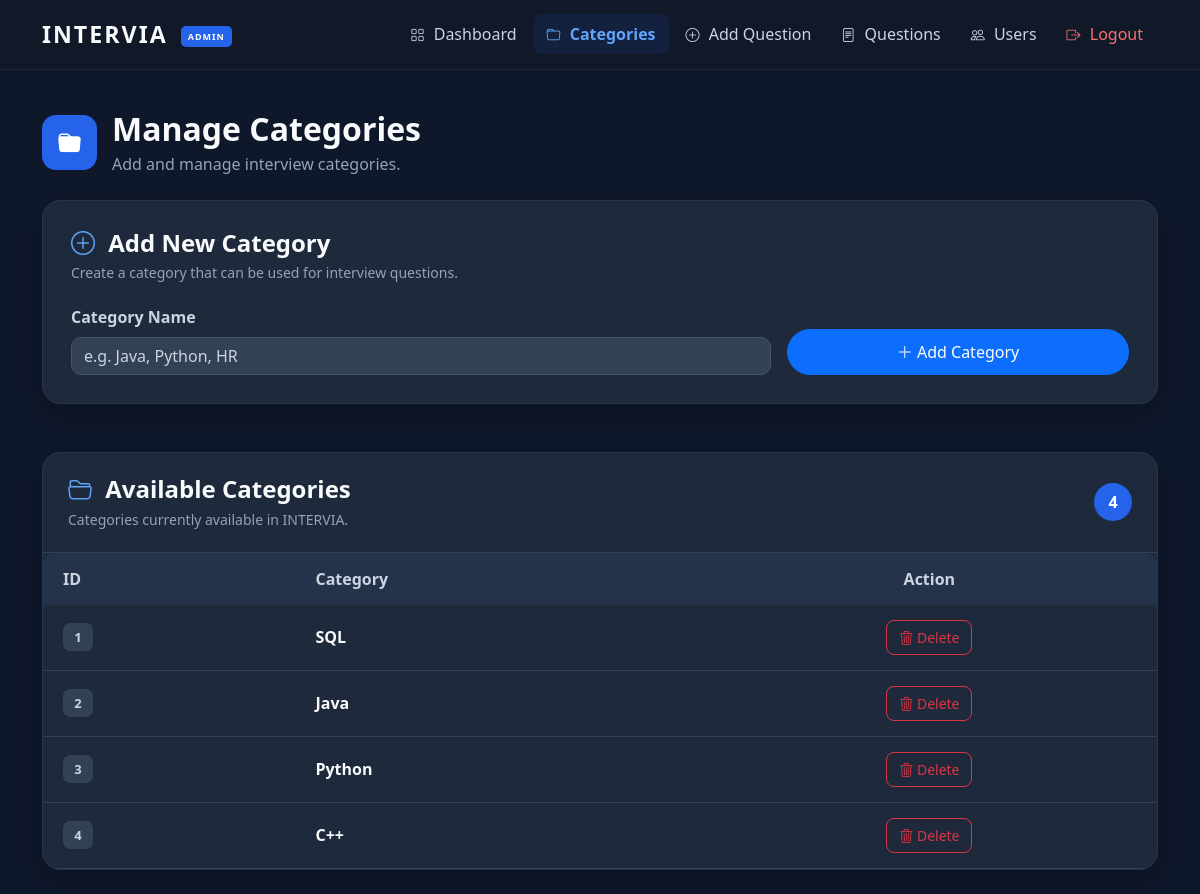
The app's page /admin/categories (signed in) with its own data.
### app/models.py (models this page shows)
class Category(db.Model):
    __tablename__ = "categories"
    id = db.Column(db.Integer, primary_key=True)
    category_name = db.Column(
        db.String(100),
        unique=True,
        nullable=False
    )

### app/routes.py (the view, shortened to what this page needs)
@main.route("/admin/categories", methods=["GET", "POST"])
def categories():
    if "user" not in session:
        return redirect(url_for("main.login"))
    user = User.query.filter_by(username=session["user"]).first()
    if user.role != "admin":
        return "Access Denied!"
    categories = Category.query.all()
    return render_template(
        "category.html",
        categories=categories
    )

### app/templates/category.html (shortened to what this page needs)
{% extends "base.html" %}
{% block content %}
<div class="container py-4">
    <div class="admin-page-header mb-4">
        <div>
            <div class="page-icon blue">
                <i class="bi bi-folder-fill"></i>
            </div>
            <div>
                <h2>Manage Categories</h2>
                <p>Add and manage interview categories.</p>
            </div>
        </div>
    </div>
    <div class="admin-form-card mb-5">
        <h4 class="mb-1">
            <i class="bi bi-plus-circle"></i>
            Add New Category
        </h4>
        <p class="form-description">
            Create a category that can be used for interview questions.
        </p>
        <form method="POST">
            <div class="row g-3 align-items-end">
                <div class="col-12 col-md-8">
                    <label class="form-label">
                        Category Name
                    </label>
                    <input
                        type="text"
                        name="category"
                        class="form-control"
                        placeholder="e.g. Java, Python, HR"
                        required
                    >
                </div>
                <div class="col-12 col-md-4">
                    <button class="btn btn-primary w-100">
                        <i class="bi bi-plus-lg"></i>
                        Add Category
                    </button>
                </div>
            </div>
        </form>
    </div>
    <div class="admin-list-card">
        <div class="list-header">
            <div>
                <h4>
                    <i class="bi bi-folder2-open"></i>
                    Available Categories
                </h4>
                <p>
                    Categories currently available in INTERVIA.
                </p>
            </div>
            <span class="category-count">
                {{ categories|length }}
            </span>
        </div>
        {% if categories %}
        <div class="table-responsive">
            <table class="table category-table mb-0">
                <thead>
                    <tr>
                        <th>ID</th>
                        <th>Category</th>
                        <th class="text-center">Action</th>
                    </tr>
                </thead>
                <tbody>
                    {% for category in categories %}
                    <tr>
                        <td>
                            <span class="id-badge">
                                {{ category.id }}
                            </span>
                        </td>
                        <td>
                            <strong>{{ category.category_name }}</strong>
                        </td>
                        <td class="text-center">
                            <a href="{{ url_for('main.delete_category', id=category.id) }}"
                            class="btn btn-sm btn-outline-danger"
                            onclick="return confirm('Are you sure you want to delete this category?');">
                                <i class="bi bi-trash3"></i>
                                    Delete
                            </a>
                        </td>
                    </tr>
                    {% endfor %}
                </tbody>
            </table>
        </div>
        {% endif %}
    </div>
</div>
{% endblock %}

### app/static/css/style.css (style rules this page uses)
body { background:#0f172a; color:#f8fafc; }
.btn { border-radius:30px; padding:10px 25px; transition:.3s; }
.form-control { background:#334155; border:1px solid #475569; color:white; }
.form-control::placeholder { color:#cbd5e1; }
.table { border-radius:12px; overflow:hidden; }
.table thead th { background:#24324a !important; color:#ffffff !important; border-color:#334155; }
.table tbody td { background:#ffffff; color:#212529; padding:16px; }
.table td, .table th { vertical-align: middle; padding: 12px 16px; }
.admin-page-header { display: flex; align-items: center; }
.admin-page-header > div { display: flex; align-items: center; gap: 15px; }
.admin-page-header h2 { margin: 0; font-weight: 800; color: #f8fafc; }
.admin-page-header p { margin: 4px 0 0; color: #94a3b8; }
.page-icon { width: 55px; height: 55px; border-radius: 14px; display: flex; justify-content: center; align-items: center; color: white; font-size: 23px; flex-shrink: 0; }
.page-icon.blue { background: #2563eb; }
.admin-form-card { background: #1e293b; border: 1px solid #26364d; border-radius: 18px; padding: 28px; box-shadow: 0 10px 25px rgba(0, 0, 0, .2); }
.admin-form-card h4 { color: #f8fafc; font-weight: 700; }
.admin-form-card h4 i { color: #60a5fa; margin-right: 7px; }
.form-description { color: #94a3b8; font-size: 14px; margin-bottom: 22px; }
.admin-form-card .form-label { color: #cbd5e1; font-weight: 600; }
.admin-form-card .form-control { border-radius: 10px; }
.admin-list-card { background: #1e293b; border: 1px solid #26364d; border-radius: 18px; overflow: hidden; box-shadow: 0 10px 25px rgba(0, 0, 0, .2); }
.list-header { padding: 22px 25px; display: flex; justify-content: space-between; align-items: center; border-bottom: 1px solid #334155; }
.list-header h4 { color: #f8fafc; font-weight: 700; margin: 0; }
.list-header h4 i { color: #60a5fa; margin-right: 7px; }
.list-header p { color: #94a3b8; font-size: 14px; margin: 5px 0 0; }
.category-count { min-width: 38px; height: 38px; padding: 0 10px; border-radius: 20px; background: #2563eb; color: white; display: flex; justify-content: center; align-items: center; font-weight: 700; }
.category-table { color: #f8fafc; }
.category-table thead th { background: #24324a !important; color: #cbd5e1 !important; border: none; padding: 14px 20px; }
.category-table tbody td { background: #1e293b !important; color: #f8fafc !important; border-color: #334155; padding: 15px 20px; }
.id-badge { display: inline-flex; min-width: 30px; height: 28px; padding: 0 8px; justify-content: center; align-items: center; border-radius: 7px; background: #334155; color: #cbd5e1; font-size: 13px; font-weight: 600; }
.category-table .btn-outline-danger { border-radius: 8px; padding: 6px 12px; }

### records on screen
Category: id "1", category_name "SQL"
Category: id "2", category_name "Java"
Category: id "3", category_name "Python"
Category: id "4", category_name "C++"

### other values on screen
{{ categories|length }} "4"
